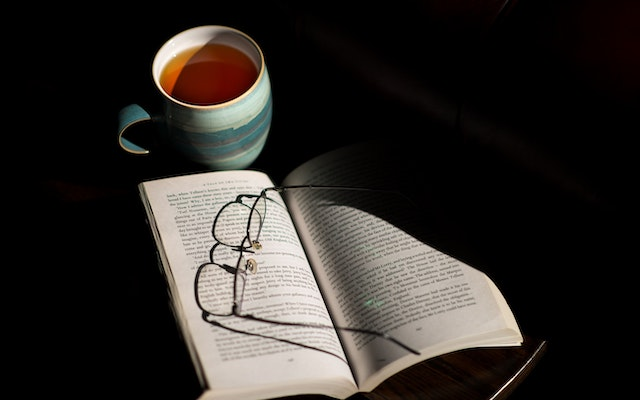
#> input picture OpenCV/book.jpg, 640 x 400 px
$ jupyter execute '13. 이미지 변형(이진화).ipynb'
#> lines starting #> are read from the running program, lines starting #| are printed output that depends on the picture; after the words box and inside, x2 and y2 are one past the last pixel; in counts of white or black regions, pixels touching at a corner belong together
# 13. 이미지 변형(이진화)

## Threshold
- 실행시켜보면 책에 있는 글자들의 색이 다 달라서 모든 글씨를 읽어낼 수 없음.
- 따라서 adaptive threshold 를 사용(밑에 설명)

[cell 1]
import cv2
img  = cv2.imread('book.jpg', cv2.IMREAD_GRAYSCALE)
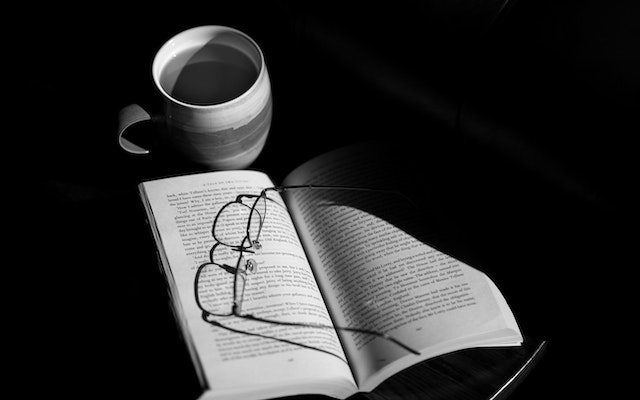
#> img: shape (400, 640); min 0, max 255, mean 43.9

ret, binary = cv2.threshold(img, 127, 255, cv2.THRESH_BINARY)
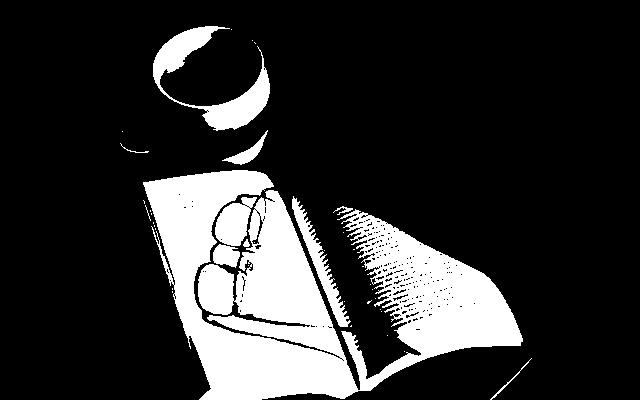
#> binary: shape (400, 640); 19.2% white; 39 white regions (29 under 20 px), largest, box (x1, y1, x2, y2) and area: (143, 170, 523, 400) 41665, (153, 26, 270, 131) 3634, (292, 196, 351, 327) 1493
#127- 임계값 , 255 -> 127보다 이미지값이 클 때, (255)흰색으로 정의함. 작으면 검은색으로 바꿈


cv2.imshow('img.',img)
cv2.imshow('binary.',binary)

cv2.waitKey(0)
cv2.destroyAllWindows()

## Trackbar (값 변화에 따른 변형 확인)

[cell 2]
import cv2

def empty(pos):
    print(pos)
    pass

img = cv2.imread('book.jpg', cv2.IMREAD_GRAYSCALE)

name = 'Trackbar'
cv2.namedWindow(name)

cv2.createTrackbar('threshold', name, 127, 255, empty)
# bar 이름, 창의 이름, 초기값, 최대값, 이벤트 처리

while True:
    thresh = cv2.getTrackbarPos('threshold', name)  #현재위치값을 받는 함수
    #bar이름, 창의 이름
    ret, binary = cv2.threshold(img, thresh, 255, cv2.THRESH_BINARY)
#> ret = 127
    #bar를 이동시킬때, thresh 값을 받아서 변경해줌(실시간으로)

    if not ret:
        break

    cv2.imshow(name, binary)
    if cv2.waitKey(1) == ord('q'):
#> (key q is pressed here)
        break
cv2.destroyAllWindows()

### 그림판에서 제작한 이미지로 확인

[cell 3]
import cv2

def empty(pos):
    print(pos)
    pass

img = cv2.imread('threshhold.png', cv2.IMREAD_GRAYSCALE)
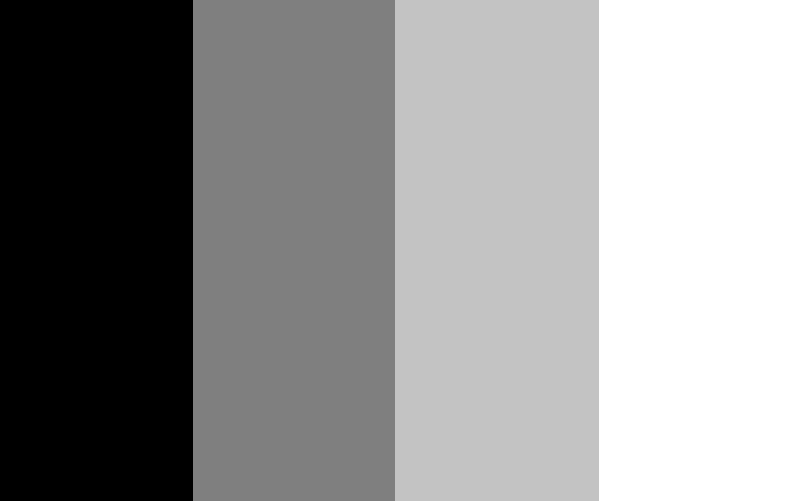
#> input picture OpenCV/threshhold.png, 811 x 501 px
#> img is the input picture: shape (501, 811); min 0, max 255, mean 147.3

name = 'Trackbar'
cv2.namedWindow(name)

cv2.createTrackbar('threshold', name, 127, 255, empty)
# bar 이름, 창의 이름, 초기값, 최대값, 이벤트 처리

while True:
    thresh = cv2.getTrackbarPos('threshold', name)  #현재위치값을 받는 함수
    #bar이름, 창의 이름
    ret, binary = cv2.threshold(img, thresh, 255, cv2.THRESH_BINARY)
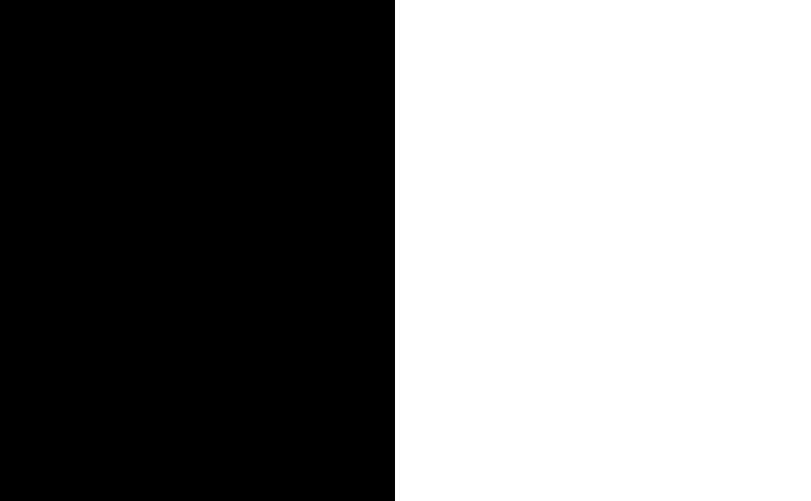
#> binary: shape (501, 811); 51.3% white; 1 black region, box (x1, y1, x2, y2) and area: (0, 0, 395, 501) 197895
    #bar를 이동시킬때, thresh 값을 받아서 변경해줌(실시간으로)

    if not ret:
        break

    cv2.imshow(name, binary)
    cv2.imshow('threshhold',img)
    if cv2.waitKey(1) == ord('q'):
#> (key q is pressed here)
        break
cv2.destroyAllWindows()

[cell 4]
import cv2
img  = cv2.imread('threshhold.png', cv2.IMREAD_GRAYSCALE)

ret, binary1 = cv2.threshold(img, 0, 255, cv2.THRESH_BINARY) #진한회색, 밝은흰색, 흰색 모두 흰색처리
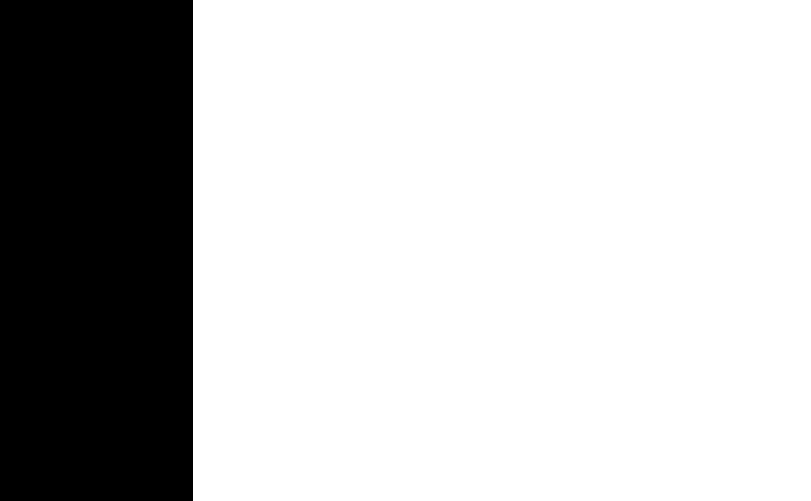
#> binary1: shape (501, 811); 76.2% white; 1 black region, box (x1, y1, x2, y2) and area: (0, 0, 193, 501) 96693
ret, binary2 = cv2.threshold(img, 127, 255, cv2.THRESH_BINARY) # 밝은회색, 흰색만
ret, binary3 = cv2.threshold(img, 195, 255, cv2.THRESH_BINARY) #흰색만
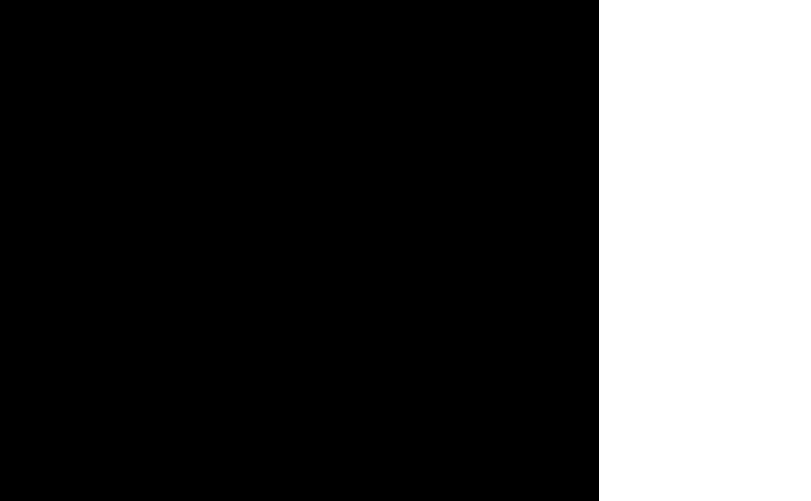
#> binary3: shape (501, 811); 26.1% white; 1 white region, box (x1, y1, x2, y2) and area: (599, 0, 811, 501) 106212


cv2.imshow('img.',img)
cv2.imshow('binary1.',binary1)
cv2.imshow('binary2.',binary2)
cv2.imshow('binary3.',binary3)

cv2.waitKey(0)
cv2.destroyAllWindows()

## Adaptive Threshold
이미지를 작은 영역으로 나누어서 임계치 적용
(조명이 일정하지 않아 이미지의 밝기가 일정하지 않을때)

[cell 5]
import cv2

def empty(pos):
    print(pos)
    pass

img = cv2.imread('book.jpg', cv2.IMREAD_GRAYSCALE)

name = 'Trackbar'
cv2.namedWindow(name)

cv2.createTrackbar('block_size', name, 25, 100, empty) #홀수만 가능. 1보다큰 큰 값
cv2.createTrackbar('c', name, 3, 10, empty) #일반적으로 양수의 값을 사용함.

while True:
    block_size = cv2.getTrackbarPos('block_size', name)
    c = cv2.getTrackbarPos('c',name)
    if block_size <= 1:  #1 이하면 3으로
        block_size = 3

    if block_size % 2 == 0: #짝수이면 홀수로
        block_size += 1

    binary = cv2.adaptiveThreshold(img, 255, cv2.ADAPTIVE_THRESH_MEAN_C, cv2.THRESH_BINARY, block_size, c)
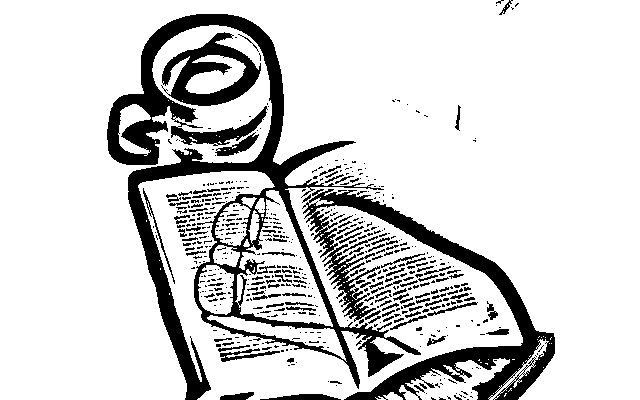
#> binary: shape (400, 640); 83.2% white; 543 black regions (412 under 20 px), largest, box (x1, y1, x2, y2) and area: (107, 14, 421, 400) 20613, (302, 189, 555, 400) 10716, (161, 32, 261, 106) 3080


    cv2.imshow(name, binary)
    if cv2.waitKey(1) == ord('q'):
#> (key q is pressed here)
        break
cv2.destroyAllWindows()

## 오츠 알고리즘

Bimodal Image에 사용하기 적함
최적의 임계치 값을 자동으로 찾는 것임.

[cell 6]
import cv2
img  = cv2.imread('book.jpg', cv2.IMREAD_GRAYSCALE)

ret, binary = cv2.threshold(img, 127, 255, cv2.THRESH_BINARY)
ret, otsu = cv2.threshold(img, -1, 255, cv2.THRESH_BINARY | cv2.THRESH_OTSU)
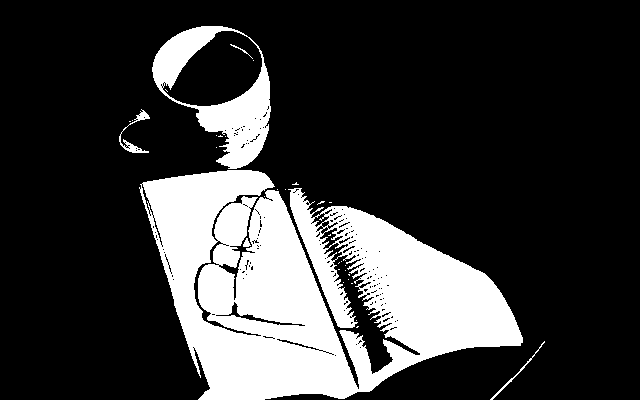
#> otsu: shape (400, 640); 22.6% white; 32 white regions (26 under 20 px), largest, box (x1, y1, x2, y2) and area: (139, 170, 523, 400) 51097, (152, 26, 271, 169) 6101, (119, 109, 150, 153) 273, (490, 341, 545, 400) 139, (243, 238, 251, 247) 43, (230, 44, 253, 59) 36
#> ret = 90
print('otsu threshold', ret)
#| otsu threshold 90.0

cv2.imshow('img.',img)
cv2.imshow('binary.',binary)
cv2.imshow('otsu.',otsu)
cv2.waitKey(0)
cv2.destroyAllWindows()
